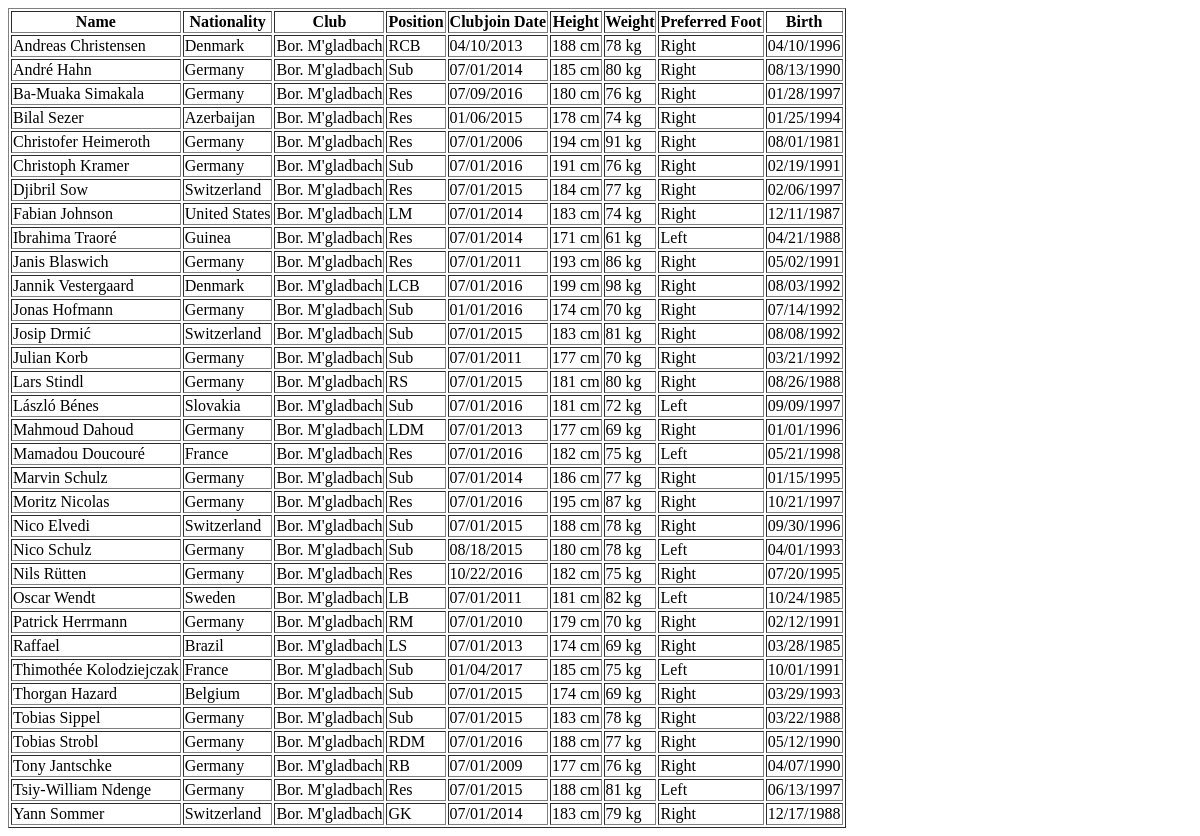
The page /football_transfer/select_league/bundesliga/9 on the database as committed earlier.
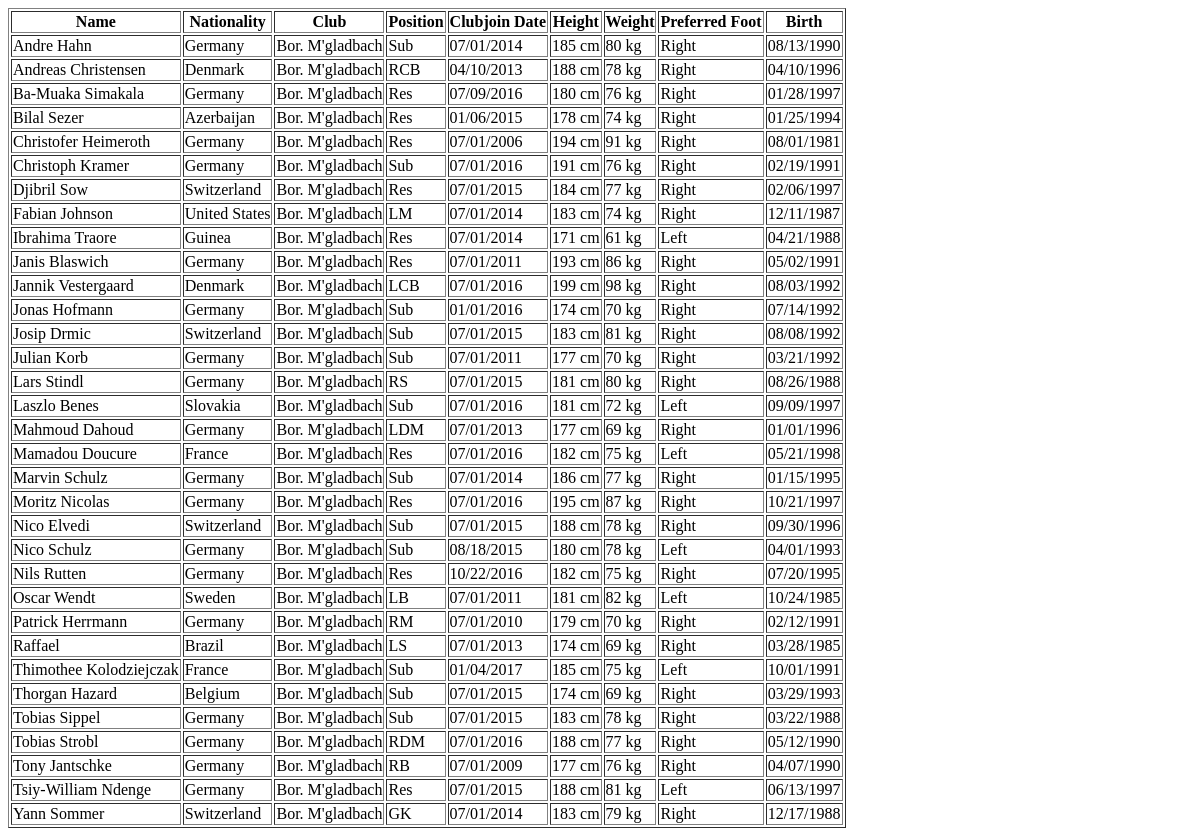
The same page on the database as committed later.
### tables this page shows
CREATE TABLE "FullData" (
	"Name"	TEXT,
	"Nationality"	TEXT,
	"Club"	TEXT,
	"Position"	TEXT,
	"ClubJoin"	TEXT,
	"Height"	TEXT,
	"Weight"	TEXT,
	"PrefferedFoot"	TEXT,
	"Birth"	TEXT
);

### football_transfer_project.py (the view)
@app.route('/football_transfer/select_league/bundesliga/<int:rate>')
def bundesliga_team(rate):
    db = sqlite3.connect("Football_transfer.db")
    db.row_factory = sqlite3.Row
    items = db.execute(
        'SELECT Name, Nationality, Club, Position, Clubjoin, Height, Weight, PrefferedFoot, Birth FROM FullData, Bundesliga WHERE Club=Fname and Rate=?',(rate,)
    ).fetchall()
    db.close()
    return render_template('full_data.html', items=items)

### templates/full_data.html
<!doctype HTML>
<html>
    <body>
        <table border="1">
            <th>Name</th>
            <th>Nationality</th>
            <th>Club</th>
            <th>Position</th>
            <th>Clubjoin Date</th>
            <th>Height</th>
            <th>Weight</th>
            <th>Preferred Foot</th>
            <th>Birth</th>
            {% for item in items %}
            <tr>
                <td>{{ item.Name }}</td>
                <td>{{ item.Nationality }}</td>
                <td>{{ item.Club }}</td>
                <td>{{ item.Position }}</td>
                <td>{{ item.Clubjoin }}</td>
                <td>{{ item.Height }}</td>
                <td>{{ item.Weight }}</td>
                <td>{{ item.PrefferedFoot }}</td>
                <td>{{ item.Birth }}</td>
            </tr>
            {% endfor %}
        </table>
    </body>
</html>

Rows that differ between the two databases and show on the page:
changed FullData: Name "André Hahn" → "Andre Hahn"; moves up the list
changed FullData "Guinea": Name "Ibrahima Traoré" → "Ibrahima Traore"
changed FullData: Name "Josip Drmić" → "Josip Drmic"
changed FullData "Slovakia": Name "László Bénes" → "Laszlo Benes"
changed FullData: Name "Mamadou Doucouré" → "Mamadou Doucure"
changed FullData: Name "Nils Rütten" → "Nils Rutten"
changed FullData: Name "Thimothée Kolodziejczak" → "Thimothee Kolodziejczak"
